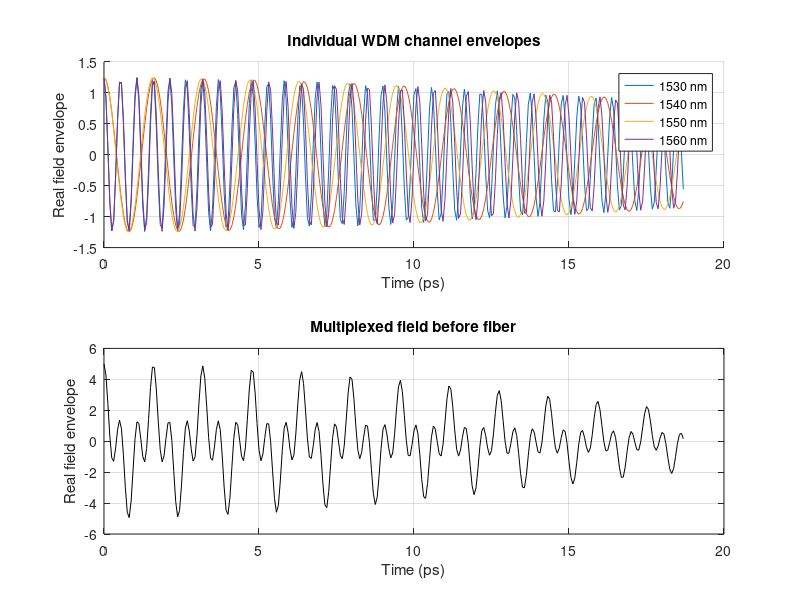
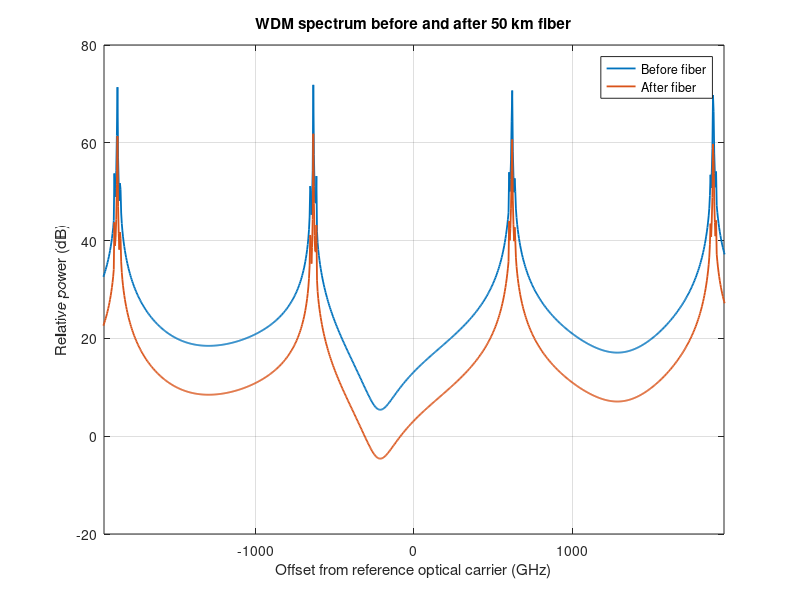
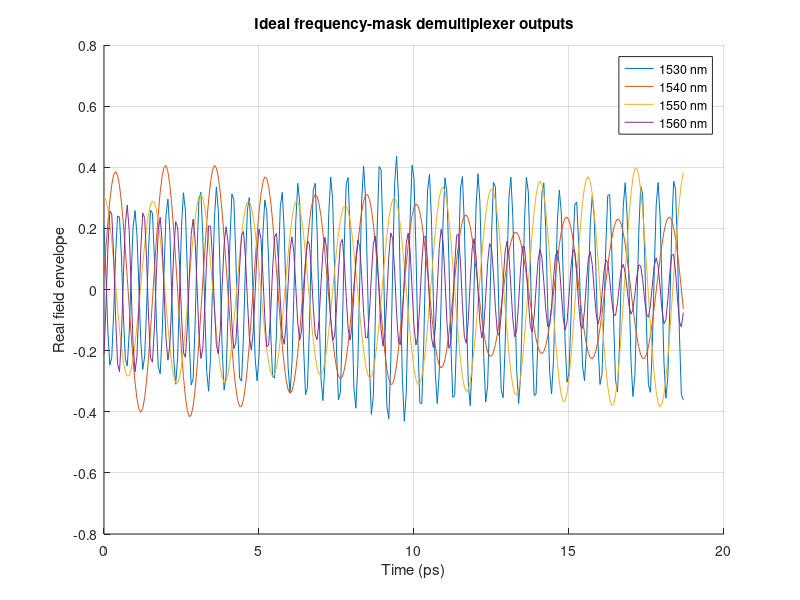
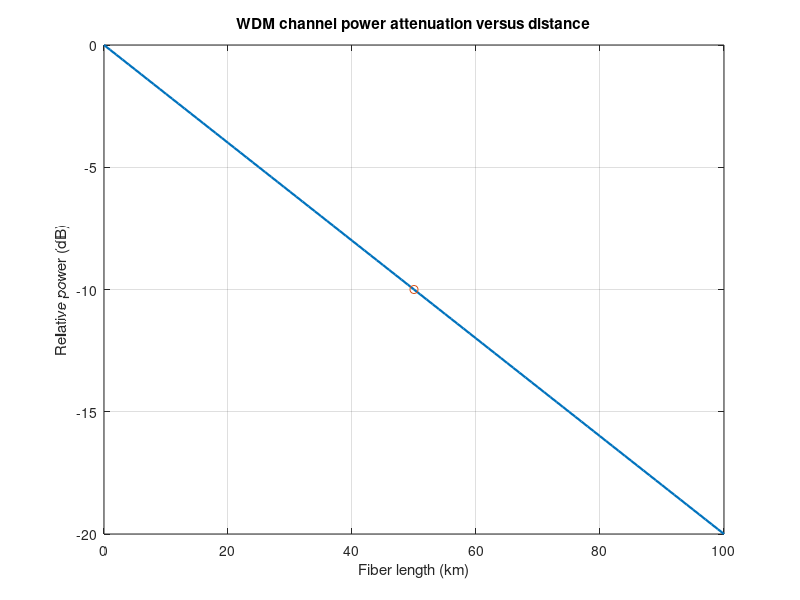

The MATLAB script that drew these images, in order: (Note: this script raises an error after producing the figures.)
% User-configurable WDM complex-envelope simulation.
% Sampling represents complex envelopes, not optical-carrier oscillations.

wdmScriptDir = fileparts(mfilename('fullpath'));
wdmMatlabDir = fileparts(wdmScriptDir);
wdmProjectDir = fileparts(wdmMatlabDir);
wdmGraphDir = fullfile(wdmProjectDir, 'Results', 'Graphs');
if ~exist(wdmGraphDir, 'dir')
    mkdir(wdmGraphDir);
end
wdmDataDir = fullfile(wdmProjectDir, 'Results', 'Data');
if ~exist(wdmDataDir, 'dir')
    mkdir(wdmDataDir);
end
if ~exist('wdmWavelength_nm', 'var')
    wdmWavelength_nm = [1530, 1540, 1550, 1560];
end
if ~exist('wdmFiberLength_km', 'var')
    wdmFiberLength_km = 50;
end
if ~exist('wdmAttenuation_dB_per_km', 'var')
    wdmAttenuation_dB_per_km = 0.2;
end
if ~exist('wdmBeta2_ps2_per_km', 'var')
    wdmBeta2_ps2_per_km = -21.7;
end
if ~exist('wdmModulation_Hz', 'var')
    wdmModulation_Hz = 18e9;
end

wdmSampleCount = 4096;
wdmSampleRate_Hz = 16e12;
wdmSpeedOfLight_m_s = 299792458;
wdmWavelength_nm = wdmWavelength_nm(:).';
wdmChannelCount = numel(wdmWavelength_nm);
if wdmChannelCount < 1 || any(~isfinite(wdmWavelength_nm)) || ...
        any(wdmWavelength_nm <= 0) || numel(unique(wdmWavelength_nm)) ~= wdmChannelCount
    error('WDM wavelengths must be unique, finite, positive values.');
end
wdmOpticalFrequency_Hz = wdmSpeedOfLight_m_s ./ (wdmWavelength_nm * 1e-9);
wdmReferenceFrequency_Hz = mean(wdmOpticalFrequency_Hz);
wdmChannelOffset_Hz = wdmOpticalFrequency_Hz - wdmReferenceFrequency_Hz;
if max(abs(wdmChannelOffset_Hz)) + wdmModulation_Hz >= wdmSampleRate_Hz / 2
    error('WDM channel offsets exceed the configured sample-rate Nyquist limit.');
end
if wdmChannelCount > 1
    wdmChannelSpacing_Hz = min(diff(sort(wdmChannelOffset_Hz)));
else
    wdmChannelSpacing_Hz = wdmSampleRate_Hz;
end
wdmChannelHalfWidth_Hz = 0.45 * wdmChannelSpacing_Hz;
if wdmModulation_Hz >= wdmChannelHalfWidth_Hz
    error('WDM modulation exceeds the ideal channel filter bandwidth.');
end
wdmTime_s = (0:wdmSampleCount - 1) / wdmSampleRate_Hz;
wdmFrequencyOffset_Hz = [0:wdmSampleCount / 2 - 1, ...
    -wdmSampleCount / 2:-1] * (wdmSampleRate_Hz / wdmSampleCount);

wdmChannelFields = zeros(wdmChannelCount, wdmSampleCount);
for wdmChannelIndex = 1:wdmChannelCount
    wdmChannelFields(wdmChannelIndex, :) = ...
        exp(1i * 2 * pi * wdmChannelOffset_Hz(wdmChannelIndex) * wdmTime_s) .* ...
        (1 + 0.25 * cos(2 * pi * wdmModulation_Hz * wdmTime_s));
end
wdmMultiplexed = sum(wdmChannelFields, 1);
wdmBeta2_s2_per_m = wdmBeta2_ps2_per_km * 1e-24 / 1000;
wdmLength_m = wdmFiberLength_km * 1000;
wdmDispersionPhase = exp(-1i * 2 * pi^2 * wdmBeta2_s2_per_m * ...
    wdmLength_m * wdmFrequencyOffset_Hz.^2);
wdmPowerAttenuation = 10^(-wdmAttenuation_dB_per_km * ...
    wdmFiberLength_km / 10);
wdmTransmitted = ifft(fft(wdmMultiplexed) .* wdmDispersionPhase) * ...
    sqrt(wdmPowerAttenuation);

wdmSpectrum = fft(wdmTransmitted);
wdmChannelOutputs = zeros(size(wdmChannelFields));
for wdmChannelIndex = 1:wdmChannelCount
    wdmMask = abs(wdmFrequencyOffset_Hz - ...
        wdmChannelOffset_Hz(wdmChannelIndex)) <= wdmChannelHalfWidth_Hz;
    wdmChannelOutputs(wdmChannelIndex, :) = ifft(wdmSpectrum .* wdmMask);
end

fprintf('WDM channels: %d\n', wdmChannelCount);
fprintf('  Wavelengths (nm): %s\n', sprintf('%.4g ', wdmWavelength_nm));
fprintf('  Fiber: %.4g km, attenuation %.4g dB/km; power transmission %.6g\n', ...
    wdmFiberLength_km, wdmAttenuation_dB_per_km, wdmPowerAttenuation);
fprintf('  Dispersion beta2: %.4g ps^2/km\n', wdmBeta2_ps2_per_km);

wdmTime_ps = wdmTime_s * 1e12;
wdmPlotCount = 300;
wdmColors = lines(wdmChannelCount);
wdmLegend = cell(1, wdmChannelCount);
for wdmChannelIndex = 1:wdmChannelCount
    wdmLegend{wdmChannelIndex} = sprintf('%.4g nm', ...
        wdmWavelength_nm(wdmChannelIndex));
end
figure('Name', 'WDM individual and multiplexed envelopes');
subplot(2, 1, 1);
hold on;
for wdmChannelIndex = 1:wdmChannelCount
    plot(wdmTime_ps(1:wdmPlotCount), ...
        real(wdmChannelFields(wdmChannelIndex, 1:wdmPlotCount)), ...
        'Color', wdmColors(wdmChannelIndex, :));
end
grid on;
xlabel('Time (ps)');
ylabel('Real field envelope');
title('Individual WDM channel envelopes');
legend(wdmLegend, 'Location', 'best');
subplot(2, 1, 2);
plot(wdmTime_ps(1:wdmPlotCount), ...
    real(wdmMultiplexed(1:wdmPlotCount)), 'k');
grid on;
xlabel('Time (ps)');
ylabel('Real field envelope');
title('Multiplexed field before fiber');
saveas(gcf, fullfile(wdmGraphDir, 'wdm_signals.png'));

wdmSpectrumBefore = abs(fft(wdmMultiplexed)).^2;
wdmSpectrumAfter = abs(fft(wdmTransmitted)).^2;
wdmFrequencyGHz = wdmFrequencyOffset_Hz / 1e9;
[wdmFrequencyGHzSorted, wdmOrder] = sort(wdmFrequencyGHz);
wdmSpectrumLimitGHz = max(abs(wdmChannelOffset_Hz)) / 1e9 + ...
    wdmModulation_Hz / 1e9 + 50;
figure('Name', 'WDM spectrum before and after fiber');
plot(wdmFrequencyGHzSorted, ...
    10 * log10(wdmSpectrumBefore(wdmOrder) + 1e-15), ...
    'LineWidth', 1.3);
hold on;
plot(wdmFrequencyGHzSorted, ...
    10 * log10(wdmSpectrumAfter(wdmOrder) + 1e-15), ...
    'LineWidth', 1.3);
xlim([-wdmSpectrumLimitGHz, wdmSpectrumLimitGHz]);
grid on;
xlabel('Offset from reference optical carrier (GHz)');
ylabel('Relative power (dB)');
title(sprintf('WDM spectrum before and after %.4g km fiber', wdmFiberLength_km));
legend('Before fiber', 'After fiber');
saveas(gcf, fullfile(wdmGraphDir, 'wdm_spectrum_before_after.png'));

figure('Name', 'WDM demultiplexed channel outputs');
hold on;
for wdmChannelIndex = 1:wdmChannelCount
    plot(wdmTime_ps(1:wdmPlotCount), ...
        real(wdmChannelOutputs(wdmChannelIndex, 1:wdmPlotCount)), ...
        'Color', wdmColors(wdmChannelIndex, :));
end
grid on;
xlabel('Time (ps)');
ylabel('Real field envelope');
title('Ideal frequency-mask demultiplexer outputs');
legend(wdmLegend, 'Location', 'best');
saveas(gcf, fullfile(wdmGraphDir, 'wdm_demultiplexed.png'));

wdmLengths_km = linspace(0, max(100, wdmFiberLength_km), 101);
wdmOutputPower_dB = -wdmAttenuation_dB_per_km * wdmLengths_km;
figure('Name', 'WDM power versus distance');
plot(wdmLengths_km, wdmOutputPower_dB, 'LineWidth', 1.6);
hold on;
plot(wdmFiberLength_km, ...
    -wdmAttenuation_dB_per_km * wdmFiberLength_km, 'o');
grid on;
xlabel('Fiber length (km)');
ylabel('Relative power (dB)');
title('WDM channel power attenuation versus distance');
saveas(gcf, fullfile(wdmGraphDir, 'wdm_power_vs_distance.png'));

wdmOutputPowerFraction = wdmPowerAttenuation * ...
    mean(abs(wdmChannelFields).^2, 2);
wdmOutput = table((1:wdmChannelCount).', wdmWavelength_nm.', ...
    (wdmOpticalFrequency_Hz / 1e12).', ...
    repmat(wdmFiberLength_km, wdmChannelCount, 1), ...
    repmat(wdmAttenuation_dB_per_km, wdmChannelCount, 1), ...
    repmat(wdmBeta2_ps2_per_km, wdmChannelCount, 1), ...
    wdmOutputPowerFraction, ...
    'VariableNames', {'channel', 'wavelength_nm', ...
    'optical_frequency_thz', 'fiber_length_km', 'attenuation_db_per_km', ...
    'beta2_ps2_per_km', 'fiber_output_power_fraction'});
writetable(wdmOutput, fullfile(wdmDataDir, 'wdm_results_matlab.csv'));

wdmAnimationDir = fullfile(wdmProjectDir, 'Results', 'Animations');
if ~exist(wdmAnimationDir, 'dir')
    mkdir(wdmAnimationDir);
end
wdmGifPath = fullfile(wdmAnimationDir, 'wdm_co_propagation_matlab.gif');
wdmAnimationFigure = figure('Name', 'WDM transmitter-mux-fiber-demux animation', ...
    'Position', [100, 100, 1200, max(500, 140 + 72 * wdmChannelCount)]);
wdmLaneY = wdmChannelCount:-1:1;
wdmCenterY = (wdmChannelCount + 1) / 2;
wdmBundleSpacing = min(0.16, max(0.06, 0.48 / wdmChannelCount));
wdmBundleOffsets = ((0:wdmChannelCount - 1) - ...
    (wdmChannelCount - 1) / 2) * wdmBundleSpacing;
wdmRouteX = [1.25, 2.70, 3.35, 6.65, 7.30, 8.75];
wdmRouteY = zeros(wdmChannelCount, numel(wdmRouteX));
for wdmChannelIndex = 1:wdmChannelCount
    wdmRouteY(wdmChannelIndex, :) = [wdmLaneY(wdmChannelIndex), ...
        wdmLaneY(wdmChannelIndex), ...
        wdmCenterY + wdmBundleOffsets(wdmChannelIndex), ...
        wdmCenterY + wdmBundleOffsets(wdmChannelIndex), ...
        wdmLaneY(wdmChannelIndex), wdmLaneY(wdmChannelIndex)];
end
for wdmFrame = 1:120
    clf(wdmAnimationFigure);
    hold on;
    wdmProgress = (wdmFrame - 1) / 119;
    if wdmProgress < 0.22
        wdmStage = '1/5  Transmitters -> MUX';
    elseif wdmProgress < 0.34
        wdmStage = '2/5  MUX combines channels';
    elseif wdmProgress < 0.70
        wdmStage = '3/5  Together in shared fiber';
    elseif wdmProgress < 0.82
        wdmStage = '4/5  DEMUX separates wavelengths';
    else
        wdmStage = '5/5  Channels -> receivers';
    end
    rectangle('Position', [3.35, wdmCenterY - 0.36, 3.30, 0.72], ...
        'FaceColor', [0.91, 0.94, 0.97], 'EdgeColor', [0.38, 0.49, 0.61], ...
        'LineWidth', 1.5);
    text(5, wdmCenterY + 0.48, ...
        sprintf('ONE FIBER  |  %.4g km', wdmFiberLength_km), ...
        'HorizontalAlignment', 'center', 'FontWeight', 'bold', ...
        'Color', [0.20, 0.29, 0.37]);

    patch([2.70, 3.35, 3.35, 2.70], ...
        [wdmLaneY(1) + 0.35, wdmCenterY + 0.30, ...
        wdmCenterY - 0.30, wdmLaneY(end) - 0.35], ...
        [0.73, 0.91, 0.93], 'EdgeColor', [0.14, 0.42, 0.47], ...
        'LineWidth', 2);
    patch([6.65, 7.30, 7.30, 6.65], ...
        [wdmCenterY + 0.30, wdmLaneY(1) + 0.35, ...
        wdmLaneY(end) - 0.35, wdmCenterY - 0.30], ...
        [0.73, 0.91, 0.93], 'EdgeColor', [0.14, 0.42, 0.47], ...
        'LineWidth', 2);
    text(0.75, wdmChannelCount + 0.45, 'TRANSMITTERS', ...
        'HorizontalAlignment', 'center', 'FontWeight', 'bold');
    text(3.02, wdmChannelCount + 0.45, 'MUX', ...
        'HorizontalAlignment', 'center', 'FontWeight', 'bold');
    text(6.98, wdmChannelCount + 0.45, 'DEMUX', ...
        'HorizontalAlignment', 'center', 'FontWeight', 'bold');
    text(9.25, wdmChannelCount + 0.45, 'RECEIVERS', ...
        'HorizontalAlignment', 'center', 'FontWeight', 'bold');
    text(5, 0.64, wdmStage, ...
        'HorizontalAlignment', 'center', 'Color', [0.12, 0.31, 0.48], ...
        'FontWeight', 'bold', 'FontSize', 10);

    wdmRouteColors = lines(wdmChannelCount);
    for wdmChannelIndex = 1:wdmChannelCount
        wdmY = wdmLaneY(wdmChannelIndex);
        rectangle('Position', [0.25, wdmY - 0.20, 0.90, 0.40], ...
            'FaceColor', [0.96, 0.97, 0.98], 'EdgeColor', [0.20, 0.29, 0.37]);
        text(0.70, wdmY, sprintf('TX %d\\n%.4g nm', ...
            wdmChannelIndex, wdmWavelength_nm(wdmChannelIndex)), ...
            'HorizontalAlignment', 'center', 'FontSize', 8);
        rectangle('Position', [8.75, wdmY - 0.20, 0.90, 0.40], ...
            'FaceColor', [0.96, 0.97, 0.98], 'EdgeColor', [0.20, 0.29, 0.37]);
        text(9.20, wdmY, sprintf('RX %d\\n%.4g nm', ...
            wdmChannelIndex, wdmWavelength_nm(wdmChannelIndex)), ...
            'HorizontalAlignment', 'center', 'FontSize', 8);

        plot(wdmRouteX, wdmRouteY(wdmChannelIndex, :), ...
            'Color', wdmRouteColors(wdmChannelIndex, :) * 0.25 + 0.75, ...
            'LineWidth', 1.5);
        wdmLengths = hypot(diff(wdmRouteX), ...
            diff(wdmRouteY(wdmChannelIndex, :)));
        wdmCumulative = [0, cumsum(wdmLengths)];
        wdmTotalLength = wdmCumulative(end);
        wdmTravelDistance = wdmProgress * wdmTotalLength;
        wdmSampleDistance = linspace(0, wdmTravelDistance, ...
            max(2, round(160 * wdmProgress)));
        wdmActiveX = interp1(wdmCumulative, wdmRouteX, ...
            wdmSampleDistance, 'linear');
        wdmActiveY = interp1(wdmCumulative, ...
            wdmRouteY(wdmChannelIndex, :), wdmSampleDistance, 'linear');
        plot(wdmActiveX, wdmActiveY, ...
            'Color', wdmRouteColors(wdmChannelIndex, :), 'LineWidth', 3);
    end
    plot([0.25, 9.65], [0.28, 0.28], 'Color', [0.34, 0.40, 0.45], ...
        'LineWidth', 1.5);
    quiver(9.30, 0.28, 0.35, 0, 0, 'Color', [0.34, 0.40, 0.45], ...
        'LineWidth', 1.5, 'MaxHeadSize', 0.8);
    text(5, 0.34, 'SIGNAL FLOW', 'HorizontalAlignment', 'center', ...
        'FontWeight', 'bold', 'Color', [0.34, 0.40, 0.45]);
    axis([0, 10, 0, wdmChannelCount + 1]);
    axis off;
    drawnow;
    wdmFrameData = getframe(wdmAnimationFigure);
    [wdmIndexed, wdmMap] = rgb2ind(wdmFrameData.cdata, 256);
    if wdmFrame == 1
        imwrite(wdmIndexed, wdmMap, wdmGifPath, 'gif', ...
            'LoopCount', inf, 'DelayTime', 0.05);
    else
        imwrite(wdmIndexed, wdmMap, wdmGifPath, 'gif', ...
            'WriteMode', 'append', 'DelayTime', 0.05);
    end
end
close(wdmAnimationFigure);
